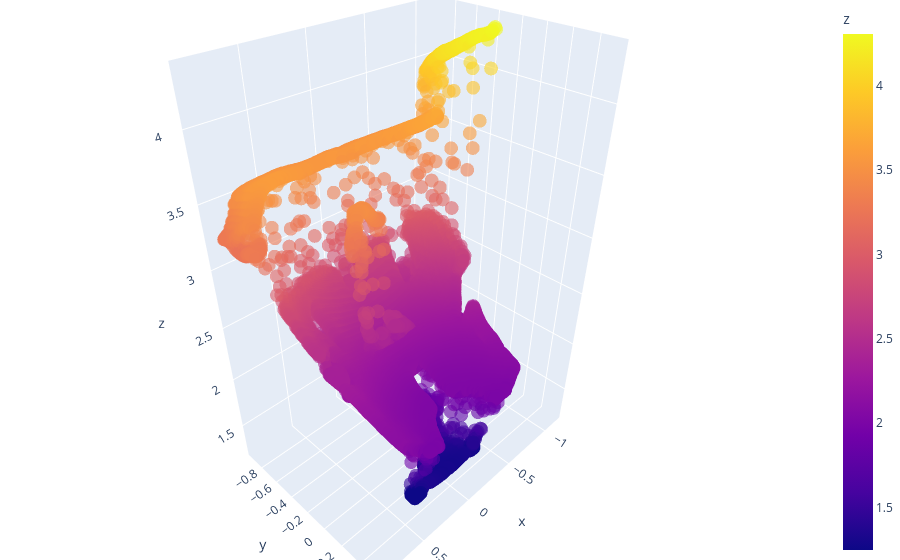

The cell this chart's notebook holds for it:
### Code cell
cloud = pd.DataFrame(xyz, columns=["x", "y", "z"])

fig = px.scatter_3d(
    cloud, x="x", y="y", z="z",
    color="z",                 # colour code by depth
    size_max=0.1,                # tiny dots (px)
    opacity=0.6,
)

fig.update_layout(
    scene_aspectmode="data",   # keep real aspect ratio
    margin=dict(l=0, r=0, b=0, t=0)
)

fig.show()

### Figure 1 — Plotly figure (JSON) as saved in the notebook; plotly's stock layout.template omitted (floating-point values rounded to 4 significant figures; data arrays with more than 128 entries replaced by an {"elided": "..."} marker saying what was removed)
{"data": [{"hovertemplate": "x=%{x}<br>y=%{y}<br>z=%{marker.color}<extra></extra>", "legendgroup": "", "marker": {"color": {"elided": "50176 float values"}, "coloraxis": "coloraxis", "opacity": 0.6, "symbol": "circle"}, "mode": "markers", "name": "", "scene": "scene", "showlegend": false, "type": "scatter3d", "x": {"elided": "50176 float values"}, "y": {"elided": "50176 float values"}, "z": {"elided": "50176 float values"}}], "layout": {"coloraxis": {"colorbar": {"title": {"text": "z"}}, "colorscale": [[0, "#0d0887"], [0.1111, "#46039f"], [0.2222, "#7201a8"], [0.3333, "#9c179e"], [0.4444, "#bd3786"], [0.5556, "#d8576b"], [0.6667, "#ed7953"], [0.7778, "#fb9f3a"], [0.8889, "#fdca26"], [1, "#f0f921"]]}, "legend": {"tracegroupgap": 0}, "margin": {"b": 0, "l": 0, "r": 0, "t": 0}, "scene": {"aspectmode": "data", "domain": {"x": [0, 1], "y": [0, 1]}, "xaxis": {"title": {"text": "x"}}, "yaxis": {"title": {"text": "y"}}, "zaxis": {"title": {"text": "z"}}}}}
